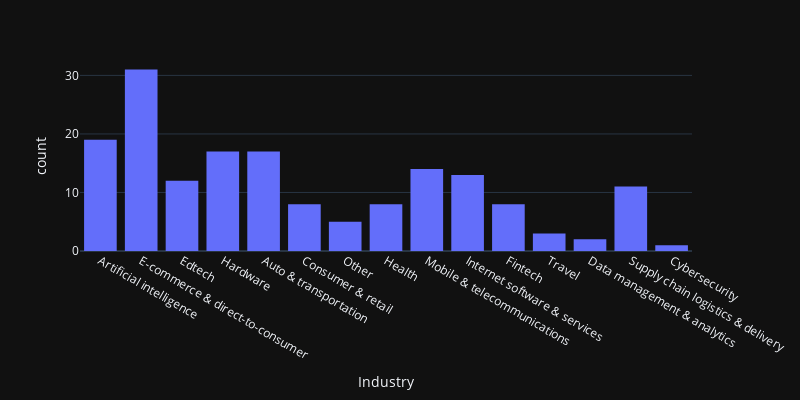
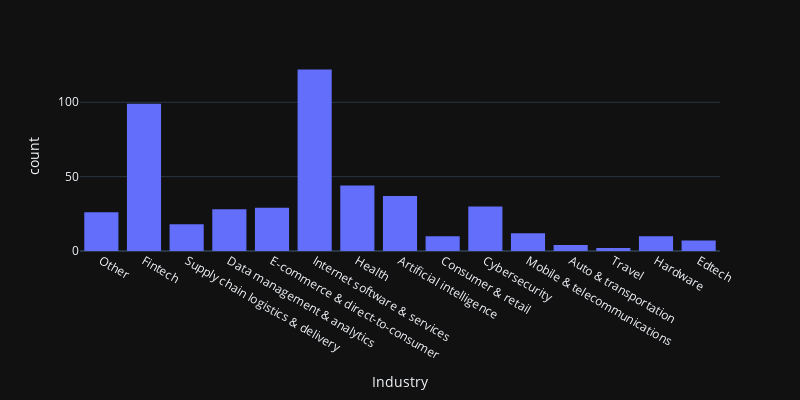
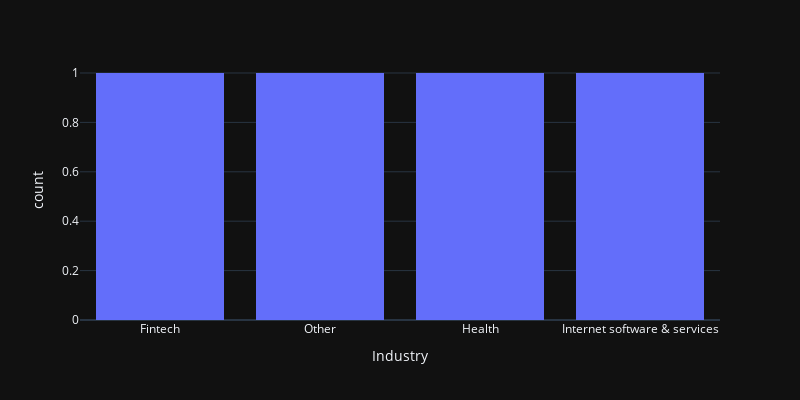
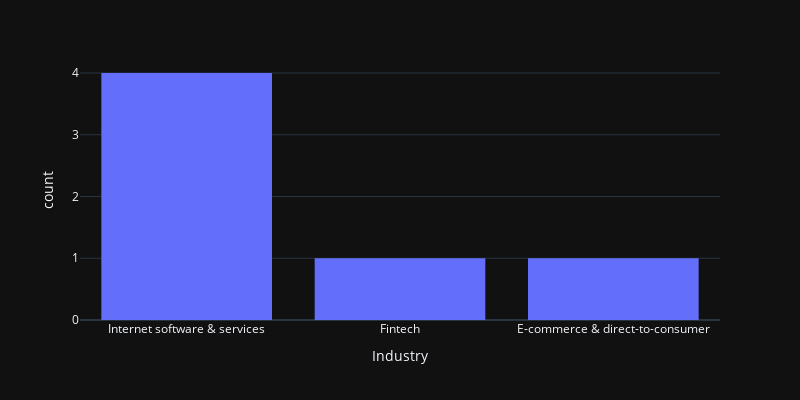

Notebook code cell kept with these figures, in order:
### Code cell
for c in list_of_countries:
    print(c)
    ndf=df.loc[df['Country']==c]
    fig = px.histogram(ndf,x='Industry',template='plotly_dark',height=400,width=800)
    fig.show()

### Figure 1 — Plotly figure (JSON) as saved in the notebook; plotly's stock layout.template omitted (floating-point values rounded to 4 significant figures; data arrays with more than 128 entries replaced by an {"elided": "..."} marker saying what was removed)
{"data": [{"alignmentgroup": "True", "bingroup": "x", "hovertemplate": "Industry=%{x}<br>count=%{y}<extra></extra>", "legendgroup": "", "marker": {"color": "#636efa", "pattern": {"shape": ""}}, "name": "", "offsetgroup": "", "orientation": "v", "showlegend": false, "type": "histogram", "x": {"elided": "169 str values"}, "xaxis": "x", "yaxis": "y"}], "layout": {"barmode": "relative", "height": 400, "legend": {"tracegroupgap": 0}, "margin": {"t": 60}, "width": 800, "xaxis": {"anchor": "y", "domain": [0, 1], "title": {"text": "Industry"}}, "yaxis": {"anchor": "x", "domain": [0, 1], "title": {"text": "count"}}}}

### Figure 2 — Plotly figure (JSON) as saved in the notebook; plotly's stock layout.template omitted (floating-point values rounded to 4 significant figures; data arrays with more than 128 entries replaced by an {"elided": "..."} marker saying what was removed)
{"data": [{"alignmentgroup": "True", "bingroup": "x", "hovertemplate": "Industry=%{x}<br>count=%{y}<extra></extra>", "legendgroup": "", "marker": {"color": "#636efa", "pattern": {"shape": ""}}, "name": "", "offsetgroup": "", "orientation": "v", "showlegend": false, "type": "histogram", "x": {"elided": "478 str values"}, "xaxis": "x", "yaxis": "y"}], "layout": {"barmode": "relative", "height": 400, "legend": {"tracegroupgap": 0}, "margin": {"t": 60}, "width": 800, "xaxis": {"anchor": "y", "domain": [0, 1], "title": {"text": "Industry"}}, "yaxis": {"anchor": "x", "domain": [0, 1], "title": {"text": "count"}}}}

### Figure 3 — Plotly figure (JSON) as saved in the notebook; plotly's stock layout.template omitted (floating-point values rounded to 4 significant figures)
{"data": [{"alignmentgroup": "True", "bingroup": "x", "hovertemplate": "Industry=%{x}<br>count=%{y}<extra></extra>", "legendgroup": "", "marker": {"color": "#636efa", "pattern": {"shape": ""}}, "name": "", "offsetgroup": "", "orientation": "v", "showlegend": false, "type": "histogram", "x": ["Fintech", "Other", "Health", "Internet software & services"], "xaxis": "x", "yaxis": "y"}], "layout": {"barmode": "relative", "height": 400, "legend": {"tracegroupgap": 0}, "margin": {"t": 60}, "width": 800, "xaxis": {"anchor": "y", "domain": [0, 1], "title": {"text": "Industry"}}, "yaxis": {"anchor": "x", "domain": [0, 1], "title": {"text": "count"}}}}

### Figure 4 — Plotly figure (JSON) as saved in the notebook; plotly's stock layout.template omitted (floating-point values rounded to 4 significant figures)
{"data": [{"alignmentgroup": "True", "bingroup": "x", "hovertemplate": "Industry=%{x}<br>count=%{y}<extra></extra>", "legendgroup": "", "marker": {"color": "#636efa", "pattern": {"shape": ""}}, "name": "", "offsetgroup": "", "orientation": "v", "showlegend": false, "type": "histogram", "x": ["Internet software & services", "Fintech", "Internet software & services", "Internet software & services", "Internet software & services", "E-commerce & direct-to-consumer"], "xaxis": "x", "yaxis": "y"}], "layout": {"barmode": "relative", "height": 400, "legend": {"tracegroupgap": 0}, "margin": {"t": 60}, "width": 800, "xaxis": {"anchor": "y", "domain": [0, 1], "title": {"text": "Industry"}}, "yaxis": {"anchor": "x", "domain": [0, 1], "title": {"text": "count"}}}}
